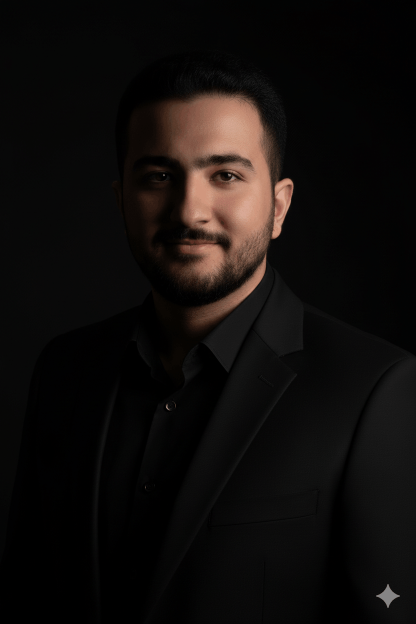
#> input picture me.png, 832 x 1248 px, found by its file name (shown at 1/2 size)
$ python gen_portrait.py
#> lines starting #> are read from the running program, lines starting #| are printed output that depends on the picture; after the words box and inside, x2 and y2 are one past the last pixel; in counts of white or black regions, pixels touching at a corner belong together
### scripts/common.py
"""Shared spine for every graphic on the profile page.

Everything here exists because of two GitHub constraints: READMEs are stripped
of <script> and of CSS. So motion has to be SMIL inside the SVG, and any
typography that isn't the viewer's default monospace has to arrive as an image
with the font embedded in it.
"""

from __future__ import annotations

import base64
import io
import os
import re
from xml.sax.saxutils import escape

from fontTools.subset import Subsetter
from fontTools.ttLib import TTFont

ROOT = os.path.dirname(os.path.dirname(os.path.abspath(__file__)))
FONT_DIR = os.path.join(os.path.dirname(os.path.abspath(__file__)), "fonts")

# ---------------------------------------------------------------- palette

# Warm bronze, pulled from the skin tones and low-key lighting of the portrait
# so the graphics read as descended from the photo rather than parked next to
# it. Light values come first because GitHub's light theme is the fallback for
# anyone whose OS doesn't report a preference.
PALETTE = {
    #        light      dark
    "ink": ("#8a5a28", "#e8b478"),  # portrait strokes, live values
    "dim": ("#c9a882", "#6b4f38"),  # rails, gridlines, empty states
    "mut": ("#6e7681", "#8b949e"),  # labels, captions, units
    "emp": ("#24292f", "#f0e0cc"),  # headings, proper nouns
    "hot": ("#b5651d", "#ffcf9a"),  # the one accent, used sparingly
}

# Quiet to loud. The short ramp is for the contribution calendar, where five
# levels is all the data has.
RAMP = " .:+#@"

# The portrait needs far finer gradation than a heatmap does. These fifteen
# glyphs were chosen by rendering every printable ASCII character in
# JetBrains Mono, measuring its actual ink coverage, and picking the ones that
# land closest to evenly spaced steps from empty to solid. Picking by eye gives
# a ramp with flat spots and cliffs, and a face is mostly midtones -- that is
# exactly where a bad ramp falls apart.
PORTRAIT_RAMP = " `,:^+rcCXO&MW@"

FONT_STACK = (
    "JBMono,ui-monospace,SFMono-Regular,Menlo,Consolas,"
    "&apos;Liberation Mono&apos;,monospace"
)

# JetBrains Mono advances exactly 0.600 em at every weight. The character grids
# depend on it: a viewer falling back to a narrower monospace would see the
# portrait squeezed horizontally, which is the whole reason the font ships
# inlined rather than merely named.
ADVANCE_EM = 0.600


# [12 lines left out: function style_block, not called in this run]


# ---------------------------------------------------------------- font

def embed_font(chars: str, weight: str = "Regular") -> str:
    """Subset the font to `chars` and inline it as a base64 @font-face.

    Subsetting matters more than it looks: the full face is ~270 KB, and a
    README that loads six of these would be slower than the page it decorates.
    A portrait needs six glyphs; a heading needs about thirty.
    """
    path = os.path.join(FONT_DIR, f"JetBrainsMono-{weight}.ttf")
    font = TTFont(path)

    sub = Subsetter()
    sub.populate(text="".join(sorted(set(chars))) or " ")
    sub.subset(font)

    # fontTools stamps the current time into head.modified on save, which makes
    # the base64 blob -- and therefore the whole SVG -- different on every run.
    # Left alone, the daily workflow would commit all thirteen files every day
    # while claiming to commit only what changed. Pin it to the source font's
    # own creation date so the output is byte-reproducible.
    font["head"].modified = font["head"].created

    buf = io.BytesIO()
    try:
        font.flavor = "woff2"  # needs brotli
        font.save(buf)
        mime = "font/woff2"
        fmt = "woff2"
    except Exception:
        buf = io.BytesIO()
        font.flavor = "woff"  # zlib only, always available
        font.save(buf)
        mime = "font/woff"
        fmt = "woff"

    b64 = base64.b64encode(buf.getvalue()).decode("ascii")
    css_weight = 700 if weight == "Bold" else 400
    return (
        "@font-face{font-family:JBMono;font-style:normal;"
        f"font-weight:{css_weight};font-display:block;"
        f"src:url(data:{mime};base64,{b64}) format('{fmt}')}}"
    )


# ---------------------------------------------------------------- motion

# [6 lines left out: function fade_in, not called in this run]


_uid = [0]


def _next_id(prefix: str) -> str:
    _uid[0] += 1
    return f"{prefix}{_uid[0]}"


# [8 lines left out: function reset_ids, not called in this run]


def wave(body: str, phase: float, cycle: float = 5.0, lo: float = 0.62,
         hi: float = 1.0, attr: str = "fill-opacity") -> str:
    """Wrap `body` in a brightness wave that never stops.

    This exists because of how GitHub serves these files. An SVG inside an
    <img> gets no script, no scroll position and no IntersectionObserver, so
    every entrance animation fires the moment the *page* loads -- not when the
    graphic comes into view. By the time a reader has scrolled to the stack or
    the stats, those reveals played and froze minutes ago, and the only thing
    anyone ever sees moving is whatever sits above the fold.

    So the data ink also carries a permanent slow pulse. Phase it by index
    across a row or a grid and it reads as one wave travelling through the
    graphic, which is alive whenever you happen to arrive.

    The offset is a *negative* begin rather than a delay: a positive one would
    leave the element at its base value until the animation kicked in, and the
    whole set would visibly jump at staggered moments. Negative begin starts
    every element already mid-cycle.
    """
    return (
        f'<g><animate attributeName="{attr}" values="{lo};{hi};{lo}" '
        f'keyTimes="0;0.5;1" dur="{cycle:.2f}s" begin="-{phase:.2f}s" '
        f'repeatCount="indefinite" calcMode="spline" '
        f'keySplines="0.4 0 0.6 1;0.4 0 0.6 1"/>{body}</g>'
    )


def wipe(body: str, x: float, y: float, w: float, h: float,
         begin: float, dur: float) -> str:
    """Reveal `body` by growing a clip rect left to right.

    This is the workhorse. Bars grow with it, headings rule themselves in with
    it, the portrait types itself out with it -- one primitive, so everything
    on the page shares a single sense of how motion starts and stops.
    """
    cid = _next_id("w")
    return (
        f'<clipPath id="{cid}"><rect x="{x:.1f}" y="{y:.1f}" '
        f'height="{h:.1f}" width="0">'
        f'<animate attributeName="width" from="0" to="{w:.1f}" '
        f'begin="{begin:.2f}s" dur="{dur:.2f}s" fill="freeze"/></rect></clipPath>'
        f'<g clip-path="url(#{cid})">{body}</g>'
    )


def cursor(x0: float, x1: float, y: float, begin: float, dur: float,
           cls: str = "ink-f", w: float = 6, h: float = 12) -> str:
    """A block cursor that runs ahead of a wipe and blinks out at the end."""
    return (
        f'<rect y="{y:.1f}" width="{w}" height="{h}" class="{cls}" opacity="0">'
        f'<animate attributeName="x" from="{x0:.1f}" to="{x1:.1f}" '
        f'begin="{begin:.2f}s" dur="{dur:.2f}s" fill="freeze"/>'
        f'<set attributeName="opacity" to="0.75" begin="{begin:.2f}s"/>'
        f'<set attributeName="opacity" to="0" begin="{(begin + dur):.2f}s"/>'
        f"</rect>"
    )


# [95 lines left out: functions grow_bar, draw_line, count_up, label, text, svg, not called in this run]


_FONT_BLOB = re.compile(rb"base64,[A-Za-z0-9+/=]+")


# [45 lines left out: functions _meaningful, write, glyphs_in_svg, not called in this run]

### scripts/gen_portrait.py
"""me.png -> portrait.svg

A photograph pushed through a character ramp, then typed out row by row.

The source is a very low-key portrait: 92% of its pixels sit in the darkest
eighth of the range. Mapped naively it produces an almost blank field with a
face faintly floating in it, so the tone handling below is doing most of the
work. The numbers were derived by measuring the actual file, not guessed --
re-run this script if the photo is ever replaced, and expect to retune FLOOR.
"""

from __future__ import annotations

import sys
import numpy as np
from PIL import Image, ImageFilter
from xml.sax.saxutils import escape

sys.path.insert(0, __import__("os").path.dirname(__file__))
import common as C  # noqa: E402

SRC = "me.png"
OUT = "portrait.svg"

# Framing. Measured: the lit face occupies x 290-586, y 187-650 in the source;
# below that the suit falls under the noise floor entirely, and the sparkle
# watermark sits in the bottom-right corner outside this box.
BOX = (250, 172, 672, 662)
COLS = 86

# The background is not pure black -- it carries a soft gradient that peaks
# around 29 on the right side. Anything below FLOOR is treated as empty, which
# is what stops that gradient from rendering as a wedge of stray dots.
FLOOR = 25
HI_PCT = 99.0
# Slightly under 1.0: lifts the midtones that carry the modelling of the cheek
# and jaw without pushing the forehead highlight into a solid block.
GAMMA = 0.9

FONT_SIZE = 12.9
LINE_H = 14.0
PAD = 14.0
CELL_ASPECT = FONT_SIZE * C.ADVANCE_EM / LINE_H  # 0.553

# One flat colour for the whole portrait. Tone is carried entirely by glyph
# density, and adding a brightness ramp on top of it double-encodes: highlights
# blow out into solid blocks and the shadow gradient disappears. The face has
# to be built out of character weight alone.
INK = "ink-f"

PER_ROW = 0.085


def quantize() -> list[list[int]]:
    im = Image.open(SRC).convert("L").crop(BOX)
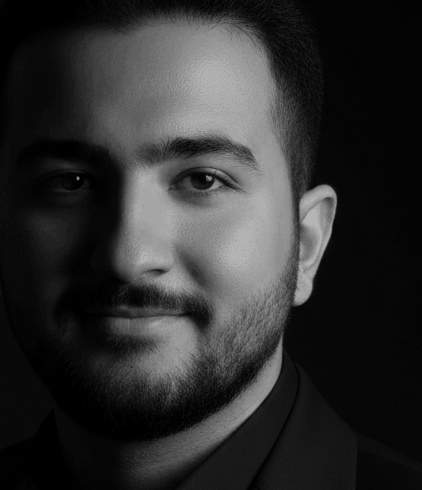
#> im: PIL image 422x490 L; min 0, max 180, mean 46.4
    im = im.filter(ImageFilter.UnsharpMask(radius=3, percent=90, threshold=2))
    w, h = im.size
#> w = 422; h = 490
    rows = int(round(COLS * CELL_ASPECT * h / w))
#> rows = 55
    a = np.asarray(im.resize((COLS, rows), Image.LANCZOS), dtype=float)
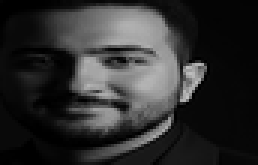
#> a: shape (55, 86) float64 (shown 3 times larger); min 0, max 192, mean 46.5

    lit = a[a > FLOOR]
#> lit = 1867 values, max 192 at index 1339, min 26 at index 1, mean 104.5
    hi = np.percentile(lit, HI_PCT) if lit.size else 255.0
#> hi = 177
    norm = np.clip((a - FLOOR) / max(hi - FLOOR, 1e-6), 0, 1) ** GAMMA
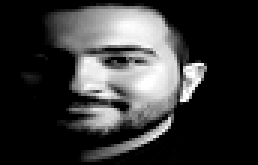
#> norm: shape (55, 86) float64 (shown 3 times larger); min 0, max 1, mean 0.216
    top = len(C.PORTRAIT_RAMP) - 1
    g = np.clip((norm * top).round().astype(int), 0, top)

    return despeckle(g).tolist()


def despeckle(g: np.ndarray, min_area: int = 26) -> np.ndarray:
    """Drop small isolated blobs of faint ink.

    What survives the floor is not only the subject: the background gradient
    peaks around 29 on the right, and grain elsewhere clears it in patches.
    Those land as loose specks that read as dirt on the page. Anything faint
    and smaller than min_area cells is not part of a face.
    """
#> called with min_area = 26
    faint = (g > 0) & (g <= 2)
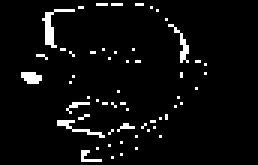
#> faint: shape (55, 86) bool (shown 3 times larger); 4.7% white in thin lines or dots, all inside (x1, y1, x2, y2) = (7, 1, 69, 54)
    seen = np.zeros_like(g, dtype=bool)
    h, w = g.shape
#> h = 55; w = 86
    for y in range(h):
        for x in range(w):
            if not faint[y, x] or seen[y, x]:
                continue
            stack, blob = [(y, x)], []
            seen[y, x] = True
            while stack:
                cy, cx = stack.pop()
                blob.append((cy, cx))
                for dy in (-1, 0, 1):
                    for dx in (-1, 0, 1):
                        ny, nx = cy + dy, cx + dx
                        if 0 <= ny < h and 0 <= nx < w and not seen[ny, nx] \
                                and g[ny, nx] > 0:
                            seen[ny, nx] = True
                            stack.append((ny, nx))
            # A blob touching solid ink is a shadow edge of the subject; only
            # blobs that are faint all the way through get removed.
            if len(blob) < min_area and all(g[p] <= 2 for p in blob):
                for p in blob:
                    g[p] = 0
#> g: shape (55, 86) int64; min 0, max 14, mean 3.02
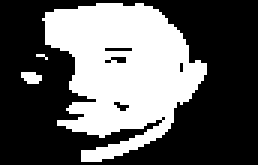
#> seen: shape (55, 86) bool (shown 3 times larger); 37.7% white; 3 white regions (1 under 20 px), largest, box (x1, y1, x2, y2) and area: (14, 1, 69, 54) 1756, (7, 24, 14, 28) 22
    return g


def row_runs(levels: list[int]) -> list[tuple[int, str]]:
    """Split a row into (start_col, text) runs of contiguous ink.

    Blank stretches are dropped rather than emitted as spaces: they carry no
    ink, and leaving them out roughly halves the file.
    """
    runs = []
    col = 0
    while col < len(levels):
        if levels[col] == 0:
            col += 1
            continue
        start = col
        chars = []
        while col < len(levels) and levels[col] > 0:
            chars.append(C.PORTRAIT_RAMP[levels[col]])
            col += 1
        runs.append((start, "".join(chars)))
    return runs


def build() -> str:
    grid = quantize()
#> grid = 55 items
    adv = FONT_SIZE * C.ADVANCE_EM
    width = PAD * 2 + COLS * adv
    height = PAD * 2 + len(grid) * LINE_H
#> height = 798

    widest = max((sum(len(t) for _, t in row_runs(r)) for r in grid), default=1) or 1
#> widest = 47
    parts = []
    t = 0.0
    for i, levels in enumerate(grid):
        runs = row_runs(levels)
        if not runs:
            t += PER_ROW * 0.25
            continue
        y = PAD + i * LINE_H
        last_col = max(s + len(txt) for s, txt in runs)
        ink = sum(len(txt) for _, txt in runs)
        dur = max(PER_ROW * 0.35, PER_ROW * (ink / widest))

        body = "".join(
            f'<text xml:space="preserve" x="{PAD + s * adv:.1f}" '
            f'y="{y + FONT_SIZE * 0.85:.1f}" class="{INK}" '
            f'font-size="{FONT_SIZE}">{escape(txt)}</text>'
            for s, txt in runs
        )
        end_x = PAD + last_col * adv
        # A slow scan runs down the face forever. The typewriter reveal only
        # plays once, and it plays when the *page* loads -- so for anyone who
        # arrives by scrolling, this is the only motion they will ever see.
        # Kept shallow: a face dimming to 60% looks broken, not alive.
        parts.append(
            C.wave(
                C.wipe(body, PAD, y, end_x - PAD, LINE_H + 1, t, dur),
                phase=i * 0.13,
                cycle=7.0,
                lo=0.80,
            )
        )
        parts.append(
            C.cursor(PAD, end_x, y + 1.5, t, dur, "hot-f", w=adv, h=LINE_H * 0.78)
        )
        t += dur
#> this loop made 55 passes
#> t on passes 1, 55: 0.0213, 3.31
#> (runs, y, last_col, ink, dur, end_x, cid in wipe, t) on passes 2, 3, 4, 5, 6, 17: ([(32, ',``,:,,,`'), (45, '```')], 28, 48, 12, 0.0297, 385.5, 'w1', 0.051), ([(26, '`,:^++rrrrccccccccccc+^:`')], 42, 51, 25, 0.0452, 408.7, 'w2', 0.0962), ([(18, '```,,,,:^+rcCCCXXXXOOOOOO&&OXCCCc+,')], 56, 53, 35, 0.0633, 424.2, 'w3', 0.16), ([(15, '``,::^^++rrrccCCCXXXXOOO&&&&M&&&&&OOCr:')], 70, 54, 39, 0.0705, 432, 'w4', 0.23), ([(15, '`,:^^^++rrrcccCCCXXXOO&&&&MMMMMMMM&&OOC:')], 84, 55, 40, 0.0723, 439.7, 'w5', 0.302), ([(20, '`,^++cccr+^^+^,'), (44, '`:^+ccXMMMMM&C+::,,')], 238, 63, 34, 0.0615, 501.6, 'w16', 1.17)
#> after the loop, parts = 106 items; t = 3.31

    print(f"  grid {COLS}x{len(grid)}  reveal {t:.1f}s")
#|   grid 86x55  reveal 3.3s
    face = C.embed_font(C.PORTRAIT_RAMP)
    return C.svg(width, height, "".join(parts), face, title="Ghaith Zaza")


if __name__ == "__main__":
#> (the run stopped early here; a loop or call above may not have finished)
